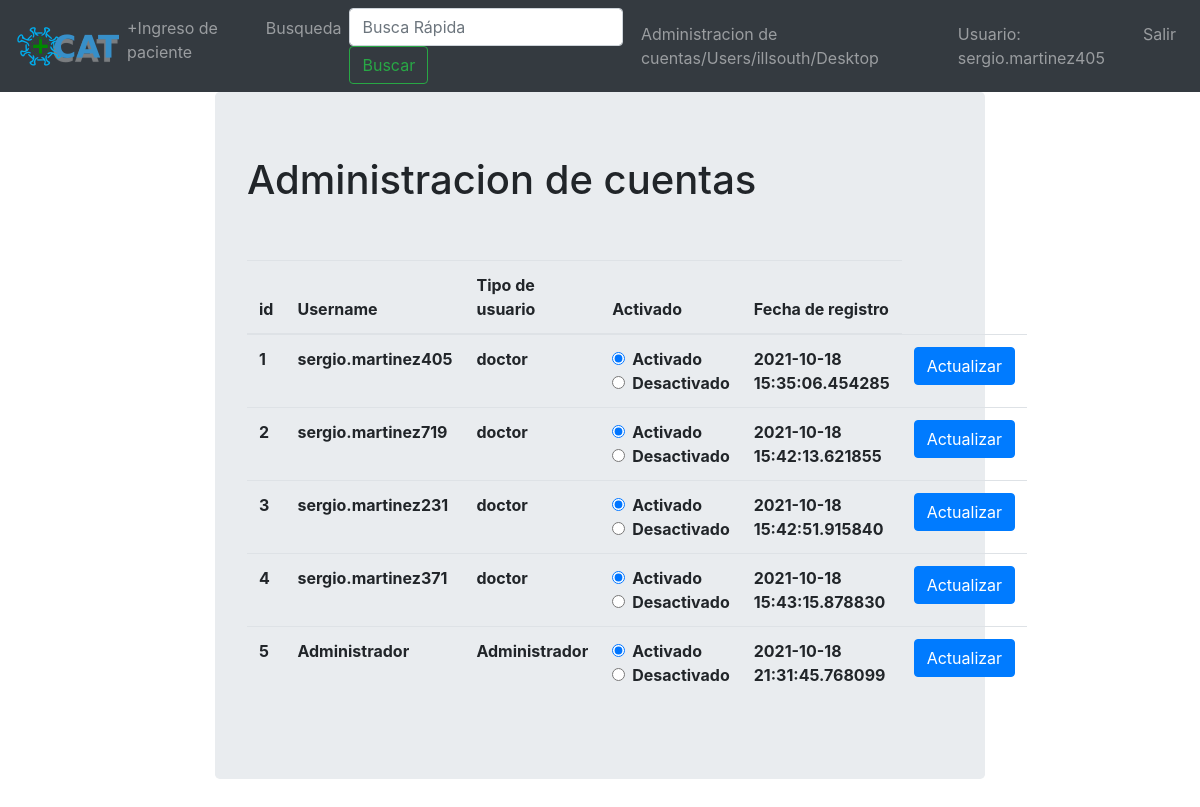
/manage_accounts (signed in), run on the app's committed database.
### main.py (models this page shows)
class User(db.Model, UserMixin):
    id = db.Column(db.Integer, primary_key=True)
    username = db.Column(db.String(20),nullable=False,unique=True)
    user_names = db.Column(db.String(20),nullable=False,unique=False)
    user_first_lastname=db.Column(db.String(20),nullable=False,unique=False)
    user_second_lastname=db.Column(db.String(20),nullable=True,unique=False)
    password = db.Column(db.String(80),nullable=False)
    set_new_password = db.Column(db.Boolean(),nullable=False)
    user_type = db.Column(db.String(20),nullable=False)
    active_user = db.Column(db.Boolean(),nullable=False)
    register_date = db.Column(db.DateTime, default=datetime.datetime.utcnow)

### main.py (the view)
@app.route('/manage_accounts',methods=['GET','POST'])
@login_required
def manage_accounts():
    users = User.query.filter_by(active_user=False).all()
    for user in users:
        print(user.username)
    return render_template('manage_accounts.html',users=users)

### main.py (called while the page is built)
@login_manager.user_loader
def load_user(user_id):
    return User.query.get(int(user_id))

### templates/manage_accounts.html (shortened to what this page needs)
{% extends "base.html" %}
{% block content %}
<div class="col-2"> </div>
<div class="col-8">
    <div class="jumbotron">
<h1>Administracion de cuentas</h1>
<table class="table">
    <thead>
        <tr>
            <th scope="col">id </th>
            <th scope="col">Username </th>
            <th scope="col">Tipo de usuario</th>
            <th scope="col">Activado</th>
            <th scope="col">Fecha de registro</th>
        </tr>
    </thead>
    <tbody>
        {%for user in users%}
            <tr>
                <th> {{user.id}} </th>
                <th> {{user.username}}</th>
                <th> {{user.user_type}}</th>
                <th>
                <form method="POST">
                <div class="form-check">
                    <input class="form-check-input" type="radio" name="check-{{user.username}}" id="gridRadios1" value="option1" checked>
                 <label class="form-check-label" for="gridRadios1">
                 Activado
                 </label>
                </div>
                <div class="form-check">
                    <input class="form-check-input" type="radio" name="check-{{user.username}}" id="gridRadios2" value="option2">
                <label class="form-check-label" for="gridRadios2">
                Desactivado
                </label>
                </div>
            </div>
        </th>
                <th> {{user.register_date}} </th>
                <th> <button type="sbumit" class="btn btn-primary"> Actualizar</button> </th>
            </tr>
        {%endfor%}
            <br>
            <br>
{%endblock%}

### templates/base.html (shortened to what this page needs)
<!DOCTYPE html>
<html lang='es'>
    <head>
        <link rel="stylesheet" href="static/css/bootstrap.min.css">
    </head>
    <body>
<nav class="navbar navbar-expand-lg navbar-dark bg-dark">
    <a href="dashboard">
    <img class="logo" src="static/images/cat.png">
    <a>
  <div class="collapse navbar-collapse" id="navbarNavDropdown">
    <ul class="navbar-nav">
        <li class="nav-item">
        <a class="nav-link" href="ingreso_paciente">+Ingreso de paciente</a>
      </li>
      <li class="nav-item">
          <a class="nav-link">Busqueda</a>
      </li>
      <form class="form-inline">
    <input class="form-control mr-sm-2" type="search" placeholder="Busca Rápida" aria-label="Buscar">
    <button class="btn btn-outline-success my-2 my-sm-0" type="submit">Buscar</button>
  </form>
    </ul>
    <ul class="navbar-nav ml-auto">
    <li class="nav-item">
      {% if current_user.is_authenticated %}
      <li class="nav-item">
          <a class="nav-link" href="manage_accounts">Administracion de cuentas/Users/illsouth/Desktop </a>
      </li>
      <li class="nav-item">
          <a class="nav-link">Usuario: {{ current_user.username }}</a>
      </li>
     <li class="nav-item">
          <a class="nav-link" href="logout" >Salir</a>
      </li>
      {% endif %}
      </ul>
  </div>
</nav>
<div class="container-fluid">
   <div class="row">
    {% block content%}{%endblock%}
</body>
<html>

### data on the page
User: username "sergio.martinez405", id "1", user_type "doctor", register_date "2021-10-18 15:35:06.454285"
User: id "2", username "sergio.martinez719", user_type "doctor", register_date "2021-10-18 15:42:13.621855"
User: id "3", username "sergio.martinez231", user_type "doctor", register_date "2021-10-18 15:42:51.915840"
User: id "4", username "sergio.martinez371", user_type "doctor", register_date "2021-10-18 15:43:15.878830"
User: id "5", username "Administrador", user_type "Administrador", register_date "2021-10-18 21:31:45.768099"
